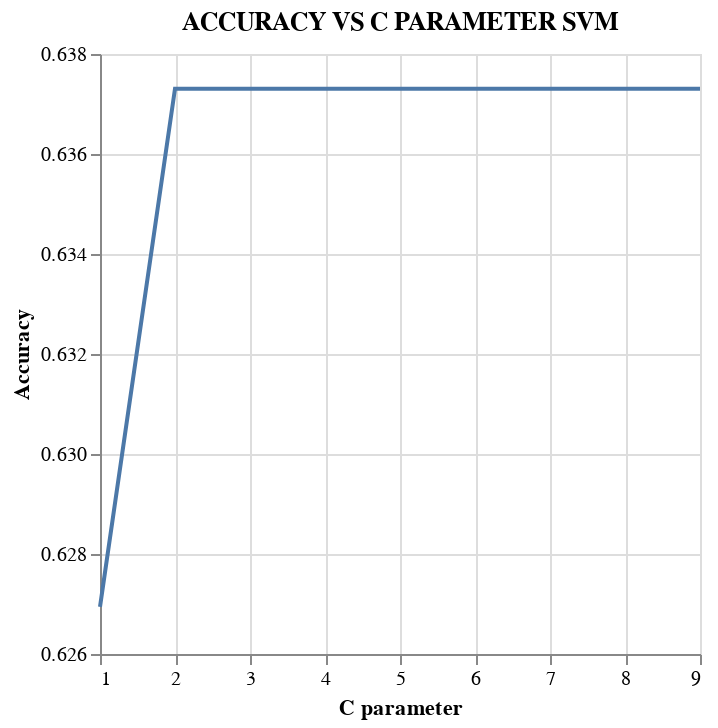

Here is the notebook cell this chart was saved with:
### Code cell
alt.Chart(svm_class).mark_line().encode(
    alt.X("C parameter", scale= alt.Scale(zero=False)),
    alt.Y("Accuracy", scale= alt.Scale(zero=False))
).properties(
    title="ACCURACY VS C PARAMETER SVM"
)

### Figure 1 — Vega-Lite specification as saved in the notebook (floating-point values rounded to 4 significant figures)
{"config": {"view": {"continuousWidth": 300, "continuousHeight": 300}}, "data": {"name": "data-46e0d78234f9da88674436249ea1df4e"}, "mark": {"type": "line"}, "encoding": {"x": {"field": "C parameter", "scale": {"zero": false}, "type": "quantitative"}, "y": {"field": "Accuracy", "scale": {"zero": false}, "type": "quantitative"}}, "title": "ACCURACY VS C PARAMETER SVM", "$schema": "https://vega.github.io/schema/vega-lite/v5.20.1.json", "datasets": {"data-46e0d78234f9da88674436249ea1df4e": [{"C parameter": 1, "Accuracy": 0.6269}, {"C parameter": 2, "Accuracy": 0.6373}, {"C parameter": 3, "Accuracy": 0.6373}, {"C parameter": 4, "Accuracy": 0.6373}, {"C parameter": 5, "Accuracy": 0.6373}, {"C parameter": 6, "Accuracy": 0.6373}, {"C parameter": 7, "Accuracy": 0.6373}, {"C parameter": 8, "Accuracy": 0.6373}, {"C parameter": 9, "Accuracy": 0.6373}]}}
